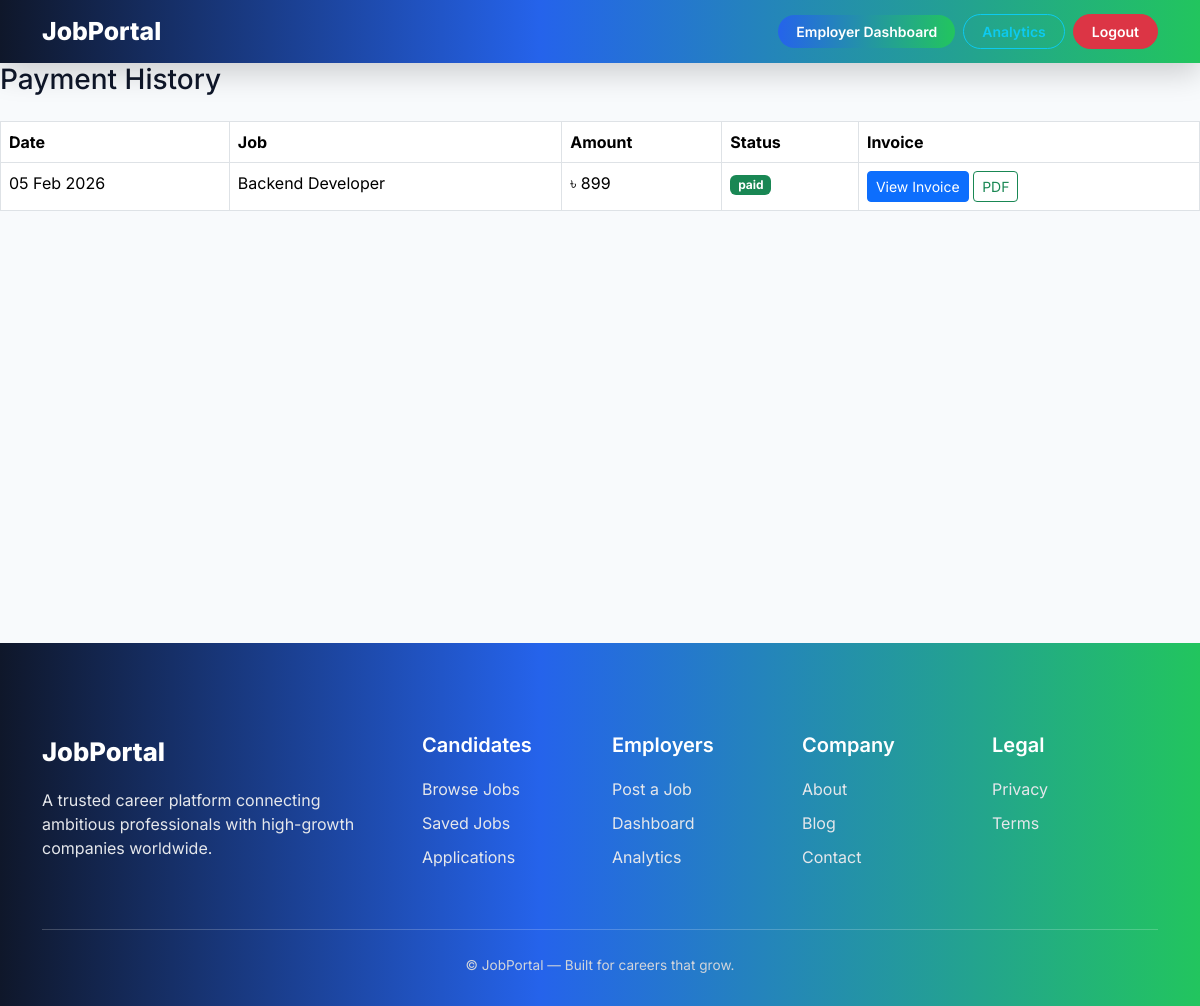
/payments/ (signed in), run on the app's committed database.
### jobs/models.py (models this page shows, shortened)
class Payment(models.Model):
    user = models.ForeignKey(User, on_delete=models.CASCADE)
    job = models.ForeignKey(Job, on_delete=models.CASCADE)
    amount = models.IntegerField()  # BDT
    days = models.IntegerField()
    stripe_session_id = models.CharField(max_length=255)
    status = models.CharField(max_length=50, default='paid')
    created_at = models.DateTimeField(auto_now_add=True)

class Job(models.Model):
    JOB_TYPE = (
        ('full_time', 'Full Time'),
        ('part_time', 'Part Time'),
        ('remote', 'Remote'),
    )
    category = models.ForeignKey(
        Category,
        on_delete=models.SET_NULL,
        null=True,
        related_name='jobs'
    )
    company = models.ForeignKey(Company, on_delete=models.CASCADE)
    title = models.CharField(max_length=200)
    location = models.CharField(max_length=200)
    job_type = models.CharField(max_length=20, choices=JOB_TYPE)
    salary = models.CharField(max_length=100, blank=True)
    description = models.TextField()
    requirements = models.TextField()
    deadline = models.DateField()
    is_featured = models.BooleanField(default=False)
    featured_until = models.DateTimeField(null=True, blank=True)
    created_at = models.DateTimeField(auto_now_add=True)

### jobs/views.py (the view)
# urls.py: path('payments/', views.payment_history, name='payment_history'),
@login_required
def payment_history(request):
    payments = Payment.objects.filter(
        user=request.user
    ).order_by('-created_at')
    return render(request, 'jobs/payment_history.html', {
        'payments': payments
    })

### templates/jobs/payment_history.html (shortened to what this page needs)
{% extends "base.html" %}
{% block content %}
<h3 class="mb-4">Payment History</h3>
<table class="table table-bordered">
  <thead>
    <tr>
      <th>Date</th>
      <th>Job</th>
      <th>Amount</th>
      <th>Status</th>
      <th>Invoice</th>
    </tr>
  </thead>
  <tbody>
    {% for p in payments %}
      <tr>
        <td>{{ p.created_at|date:"d M Y" }}</td>
        <td>{{ p.job.title }}</td>
        <td>৳ {{ p.amount }}</td>
        <td>
          <span class="badge bg-success">{{ p.status }}</span>
        </td>
        <td>
          <a href="{% url 'payment_invoice' p.id %}" class="btn btn-sm btn-primary">
            View Invoice
          </a>
          <a href="{% url 'invoice_pdf' p.id %}"
   class="btn btn-sm btn-outline-success">
   PDF
</a>
        </td>
      </tr>
    {% empty %}
      <tr>
        <td colspan="5" class="text-center">
          No payments yet
        </td>
      </tr>
    {% endfor %}
  </tbody>
</table>
{% endblock %}

### templates/base.html (style rules this page uses)
:root { --blue-main: #2563eb; --blue-soft: #38bdf8; --green-main: #22c55e; --green-soft: #4ade80; --dark-bg: #020617; --dark-glass: rgba(2,6,23,.85); }
body { font-family: 'Inter', sans-serif; background: #f8fafc; color: #0f172a; }

### data on the page
Payment: created_at "05 Feb 2026", job "Backend Developer", amount "899", status "paid"
